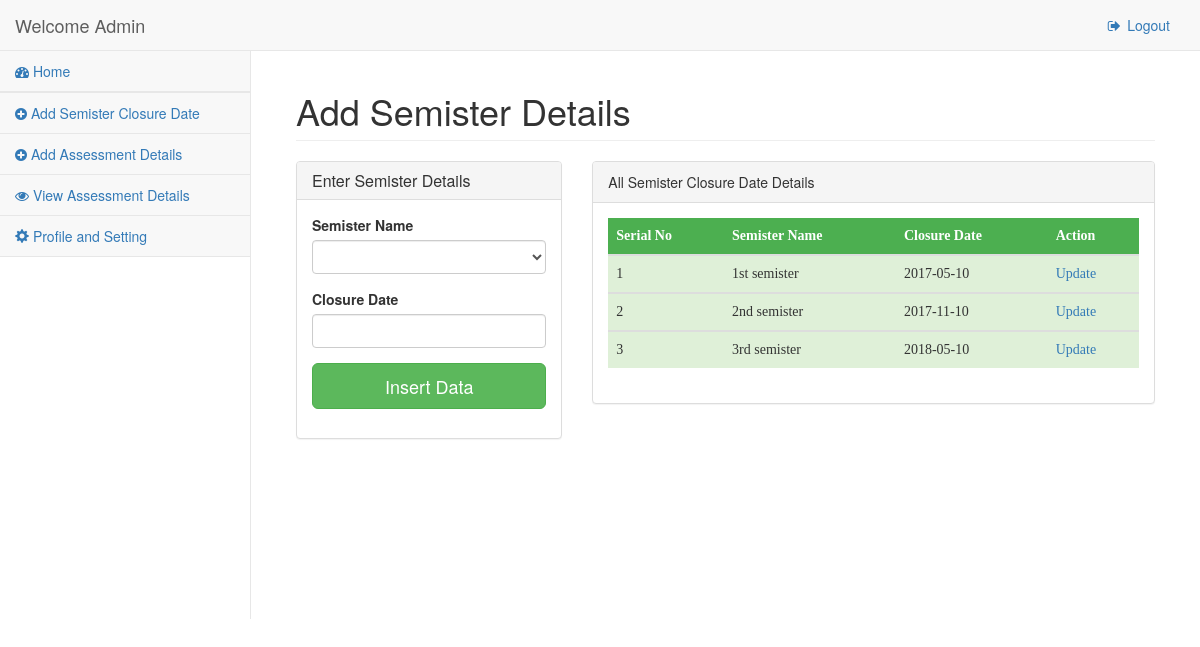
The page /staff/semister.php (signed in) on the database its author committed.
### tables this page shows
CREATE TABLE IF NOT EXISTS `ec_coo` (
  `coo_name` varchar(50) DEFAULT NULL,
  `coo_id` int(20) NOT NULL AUTO_INCREMENT,
  `coo_email` varchar(50) DEFAULT NULL,
  `coo_password` varchar(64) NOT NULL,
  `salt` varchar(64) NOT NULL,
  `fac_name` varchar(50) DEFAULT NULL,
  `joined` datetime NOT NULL,
  `group` int(11) NOT NULL,
  `code` int(11) NOT NULL,
  PRIMARY KEY (`coo_id`),
  UNIQUE KEY `coo_email` (`coo_email`),
  KEY `Fac_Name` (`fac_name`)
);

CREATE TABLE IF NOT EXISTS `semister` (
  `id` int(11) NOT NULL AUTO_INCREMENT,
  `semister_name` varchar(32) NOT NULL,
  `closure_date` date NOT NULL,
  PRIMARY KEY (`id`),
  UNIQUE KEY `semister_name` (`semister_name`)
);

### classes/Config.php (called while the page is built)
<?php
	class Config {
		public static function get($path = null){
			if($path){
				$config = $GLOBALS['config'];
				$path = explode('/', $path);
				foreach ($path as $bit) {
					if(isset($config[$bit])){
						$config = $config[$bit];
					}
				}
				return $config;
			}
		}
	}
?>

### classes/DB.php (called while the page is built, shortened)
<?php
class DB {
	private static $_instance = null;
	private $_pdo,
			$_query,
			$_error = false,
			$_results,
			$_count = 0,
			$_fetchColumn;
	private function __construct(){
			try{
				$this->_pdo = new PDO('mysql:host='.Config::get('mysql/host').';dbname='.
													Config::get('mysql/db'),
													Config::get('mysql/username'),
													Config::get('mysql/password'));
			}catch(PDOexception $e){
				die($e->getMessage());
			}
		}
	public static function getInstance(){
			if(!isset(self::$_instance)){
				self::$_instance = new DB();
			}
			return self::$_instance;
		}
	public function query($sql, $params = array()){
			$this->_error = false;
			if($this->_query = $this->_pdo->prepare($sql)){
				$x=1;
				if(count($params)){
					foreach($params as $param){
						$this->_query->bindValue($x, $param);
						$x++;
					}
				}
				if($this->_query->execute()){
					$this->_results = $this->_query->fetchAll(PDO::FETCH_OBJ);
					$this->_count = $this->_query->rowCount();
				}else {
					$this->_error = true;
				}
			}
			return $this;
		}
	private function action($action, $table, $where = array()){
		if(count($where) === 3 ){
			$operators = array('=', '>', '<', '>=', '<=','and','between','in','like');
			$field  	 = $where[0];
			$operator    = $where[1];
			$value		 = $where[2];
			if(in_array($operator, $operators)){
				$sql = "{$action} from {$table} where {$field} {$operator} ?";
				if(!$this->query($sql, array($value))->error()){
					return $this;
				}
			}
		}
		return false;
	}
	public function get($table, $where){
			return $this->action('select *', $table, $where);
	}
	public function results(){
		return $this->_results;
	}
	public function first(){
		return $this->_results[0];
	}
	public function error(){
		return $this->_error;
	}
	public function count(){
		return $this->_count;
	}
}

### classes/Staff.php (called while the page is built, shortened)
<?php
	class Staff {
		private $_db,
				$_data,
				$_session_name_1,
				$_isLoggedIn;
		public function __construct($user= null){
			$this->_db = DB::getInstance();
			$this->_session_name_2 = Config::get('session/session_name_2');
			if(!$user){
				if(Session::exists($this->_session_name_2)){
					$user = Session::get($this->_session_name_2);
					if($this->staff_find($user)){
						$this->_isLoggedIn = true;
					}else {
					}
				}
			}else {
				$this->staff_find($user);
			}
		}
		private function staff_find($user = null){
			if($user){
				$field = (is_numeric($user)) ? 'coo_id' : 'coo_email';
				$data = $this->_db->get('ec_coo',array($field,'=', $user));
				if($data->count()){
					$this->_data = $data->first();
					return true;
				}
			}
		}
		public function hasPermission($key){
			$group = $this->_db->get('groups',array('id','=',$this->data()->group));
			if($group->count()){
			    $permissions = json_decode($group->first()->permissions,true);
			    if(@$permissions[$key] == true){
			    	return true;
			    }
			}
			return false;
		}
		public function isLoggedIn(){
			return $this->_isLoggedIn;
		}
		public function data(){
			return $this->_data;
		}
	}
?>

### classes/Session.php (called while the page is built, shortened)
<?php
	class Session {
		public static function exists($name){
			return (isset($_SESSION[$name])) ? true : false;
		}
		public static function get($name){
			return $_SESSION[$name];
		}
	}
?>

### staff/semister.php (the view, shortened to what this page needs)
<?php include_once 'head.php'; ?>
<body>
    <div id="wrapper">
         <?php
            $user = new Staff();
            if($user->isLoggedIn()){
            if($user->hasPermission('admin')){
            include_once 'adminnav.php';
        ?>
        <div id="page-wrapper">
            <div class="container-fluid">
                <div class="row">
                    <div class="col-lg-12">
                        <h1 class="page-header">Add Semister Details</h1>
                    </div>
                    <div class="col-lg-4">
                   <div class="login-panel panel panel-default" style="margin-top:0px; margin-bottom:20px;">
                        <div class="panel-heading">
                            <h3 class="panel-title">Enter Semister Details</h3>
                        </div>
                        <div class="panel-body">
                            <form role="form" method="post" action="">
                            <fieldset>
                                <div class="form-group">
                                    <label>Semister Name</label>
                                    <select class="form-control" name="semister_name" required>
                                        <option></option>
                                        <option value="1st semister">1st semister</option>
                                    </select>
                                </div>
                                    <div class="form-group">
                                        <div class="form-group">
                                            <label>Closure Date</label>
                                            <input class="form-control" id="datepicker" type="text" name="closure_date">
                                        </div>
                                    </div>
                                    <input type = "submit" value="Insert Data" class="btn btn-lg btn-success btn-block">
                                </fieldset>
                            </form>
                        </div>
                    </div>
                </div>
                <div class="col-lg-8">
                      <div class="panel panel-default">
                        <div class="panel-heading">
                           All Semister Closure Date Details
                        </div>
                        <div class="panel-body">
                            <div class="table-responsive">
                                <table class="table">
                                    <?php
                                        $data = DB::getInstance()->query("SELECT * From semister");
                                        if(!$data->count()){
                                            echo "<span style='color:red;'>No record found</span>";
                                        }else {
                                        ?>
                                            <thead>
                                                <tr>
                                                    <th>Serial No</th>
                                                    <th>Semister Name</th>
                                                    <th>Closure Date</th>
                                                    <th>Action</th>
                                                </tr>
                                             </thead>
                                        <?php
                                        $i=0;
                                        foreach ($data->results() as $data) {
                                            $i++;
                                    ?>
                                    <tbody>
                                        <tr class="success">
                                            <td><?php echo $i;?></td>
                                            <td><?php echo $data->semister_name; ?></td>
                                            <td><?php  echo $data->closure_date;?></td>
                                            <td>
                                             <a href="semister_ed.php?id=<?php echo $data->id.'&'.'sn='.$data->semister_name.'&'.'closure_date='.$data->closure_date?>">Update</a>
                                            </td>
                                        </tr>
                                    </tbody>
                                    <?php
                                           }
                                        }
                                    ?>
                                </table>
                            </div>
                        </div>
                    </div>
                </div>
                </div>
                </div>
            </div>
        </div>
       <?php include_once 'footer.php';?>
      <?php
         }else {
            Redirect::to('home.php');
         }
      ?>
    <?php
        }else {
            Redirect::to('index.php');
        }
    ?>
</body>
</html>

### staff/adminnav.php (shortened to what this page needs)
<nav class="navbar navbar-default navbar-static-top" role="navigation" style="margin-bottom: 0">
            <div class="navbar-header">
                <a class="navbar-brand" href="index.php"><?php echo "Welcome ". $user->data()->coo_name?></a>
            </div>
            <ul class="nav navbar-top-links navbar-right">
                <li class="dropdown">
                    <li><a href="logout.php"><i class="fa fa-sign-out fa-fw"></i> Logout</a></li>
                </li>
            </ul>
            <div class="navbar-default sidebar" role="navigation">
                <div class="sidebar-nav navbar-collapse">
                    <ul class="nav" id="side-menu">
                         <?php
                            if($user->hasPermission('admin')){
                         ?>
                         <li>
                            <a href="home.php"><i class="fa fa-dashboard"></i> Home</a>
                        </li>
                        <li>
                        <li>
                            <a href="Semister.php"><i class="fa fa-plus-circle"></i> Add Semister Closure Date</a>
                        </li>
                        <li>
                            <a href="Assessment.php"><i class="fa fa-plus-circle"></i> Add Assessment Details</a>
                        </li>
                        <li>
                            <a href="Assessment_details.php"><i class="fa fa-eye"></i> View Assessment Details</a>
                        </li>
                        <li>
                            <a href="profile.php"><i class="glyphicon glyphicon-cog"></i> Profile and Setting</a>
                        </li>
                        <?php
                            }else if($user->hasPermission('coordinator')){
                                ?>
                        <li>
                            <a href="home.php"><i class="fa fa-circle fa-fw"></i> Pending (
                                <?php
                                    if($user->isLoggedIn()){
                                        $user = new Staff();
                                        if($user->hasPermission('coordinator')){
                                            $fac_name = $user->data()->fac_name;
                                    $data = DB::getInstance()->query("SELECT
                                                                        count(cl.claim_feedback) as pending,
                                                                        cl.claim_feedback
                                                                        FROM
                                                                          ec_coo AS c
                                                                        INNER JOIN
                                                                          department AS d ON c.fac_name = d.fac_name
                                                                        INNER JOIN
                                                                          module AS m ON m.dep_name = d.dep_name
                                                                        INNER JOIN
                                                                          claim AS cl ON cl.module_title = m.mod_title
                                                                          where d.fac_name = '$fac_name' and cl.claim_feedback = 'pending' or d.fac_name = '$fac_name' and cl.claim_feedback = 'processing'
                                                            ");
                                            foreach ($data->results() as $data) {
                                                        echo "<span style='color:red'>".$data->pending."</span>";
                                            }
                                        }
                                    }
                                ?> )</a>
                        </li>
                        <li>
                            <a href="profile.php"><i class="glyphicon glyphicon-cog"></i> Profile and Setting</a>
                        </li>
                            <?php
                            }
                        ?>
                    </ul>
                </div>
            </div>
        </nav>

### staff/head.php (style rules this page uses)
table, th, td { font-size: 14px; font-family:Georgia; }
th { background-color: #4CAF50; color: white; }
body { background: white; }

### rows shown on the page
ec_coo: coo_name "Admin"
semister: semister_name "1st semister", closure_date "2017-05-10"
semister: semister_name "2nd semister", closure_date "2017-11-10"
semister: semister_name "3rd semister", closure_date "2018-05-10"
